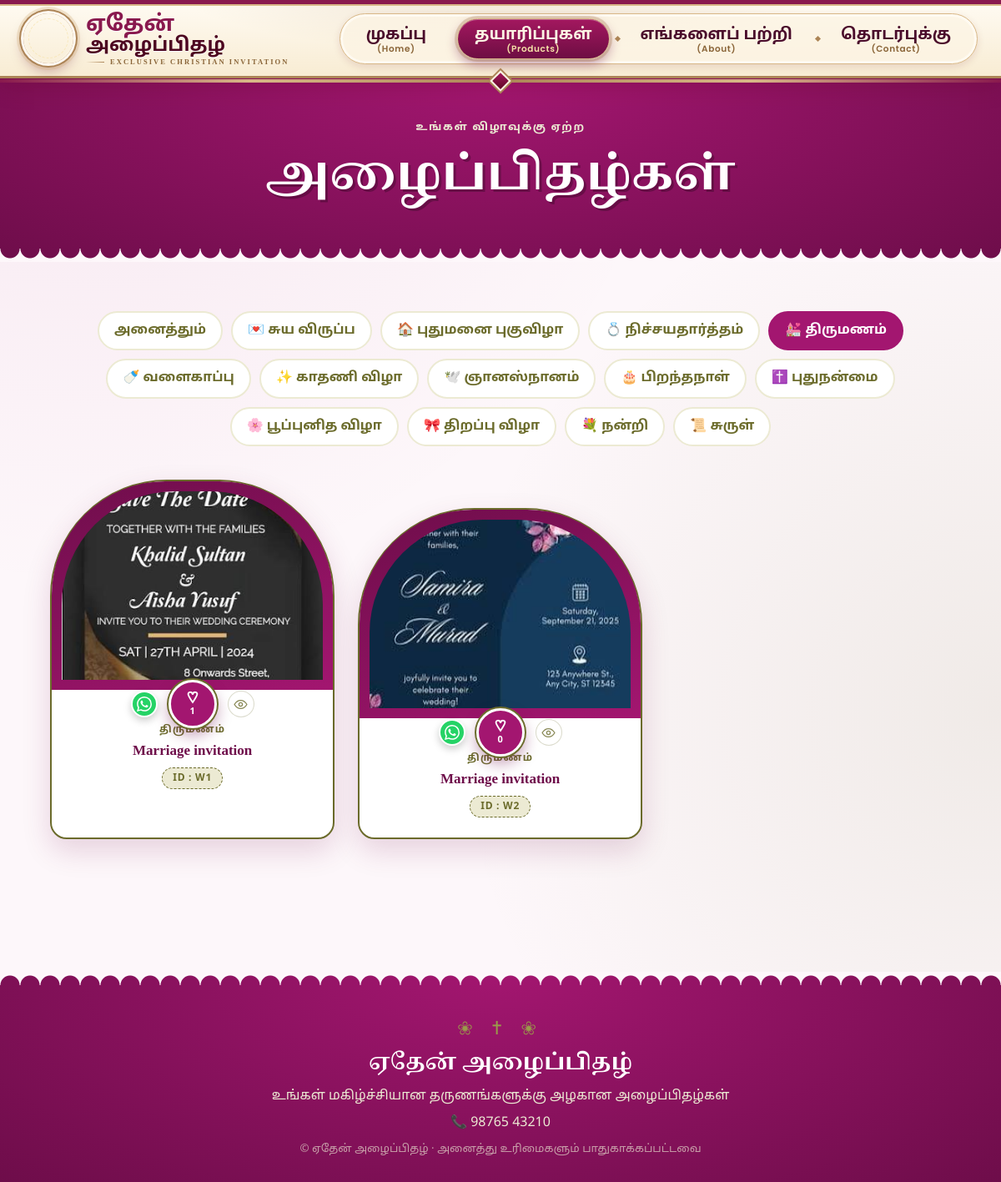
/invitation.php?type=wedding (signed in), run on the app's committed database.
### tables this page shows
CREATE TABLE `cards` (
  `id` int(10) UNSIGNED NOT NULL,
  `code` varchar(10) DEFAULT NULL,
  `type` varchar(30) NOT NULL,
  `name` varchar(200) NOT NULL,
  `description` text DEFAULT NULL,
  `price` decimal(10,2) NOT NULL DEFAULT 0.00,
  `image` varchar(255) DEFAULT NULL,
  `image_back` varchar(255) DEFAULT NULL,
  `heading` varchar(200) DEFAULT NULL,
  `subtitle` varchar(255) DEFAULT NULL,
  `content` text DEFAULT NULL,
  `created_at` timestamp NOT NULL DEFAULT current_timestamp()
);

### includes/db.php (called while the page is built, shortened)
<?php
function db(){static $p=null,$t=false;if($t)return $p;$t=true;
 try{$p=new PDO('mysql:host='.DB_HOST.';dbname='.DB_NAME.';charset=utf8mb4',DB_USER,DB_PASS,[PDO::ATTR_ERRMODE=>PDO::ERRMODE_EXCEPTION,PDO::ATTR_DEFAULT_FETCH_MODE=>PDO::FETCH_ASSOC]);}
 catch(Throwable $e){error_log('ATHEN DB: '.$e->getMessage());$p=null;}
 return $p;}
function price_fmt($v){$v=(float)$v;return '₹'.(fmod($v,1)==0?(string)(int)$v:rtrim(rtrim(number_format($v,2,'.',''),'0'),'.'));}
function row_item($r,$kind){$ty=$GLOBALS['types']??[];
 return ['id'=>(int)$r['id'],'type'=>$r['type']??'','name'=>$r['name'],'desc'=>$r['description']??'','price'=>price_fmt($r['price']),'priceval'=>(float)$r['price'],
  'icon'=>$kind==='b'?'🛍️':($ty[$r['type']][2]??'🎴'),'image'=>$r['image']??null,'image2'=>$r['image_back']??null,'code'=>$r['code']??'','heading'=>$r['heading']??'','subtitle'=>$r['subtitle']??'','content'=>$r['content']??'','extras'=>[]];}
function card_extras($p){$m=[];try{foreach($p->query('SELECT id,card_id,image FROM card_images ORDER BY sort_no,id')->fetchAll() as $r)$m[(int)$r['card_id']][]=['id'=>(int)$r['id'],'image'=>$r['image']];}catch(Throwable $e){}return $m;}
function bag_extras($p){$m=[];try{foreach($p->query('SELECT id,bag_id,image FROM bag_images ORDER BY sort_no,id')->fetchAll() as $r)$m[(int)$r['bag_id']][]=['id'=>(int)$r['id'],'image'=>$r['image']];}catch(Throwable $e){}return $m;}
function db_rows($t){$p=db();if(!$p)return [];$ex=$t==='cards'?card_extras($p):($t==='bags'?bag_extras($p):[]);
 return array_map(function($r)use($t,$ex){$i=row_item($r,$t==='bags'?'b':'c');$i['extras']=$ex[(int)$r['id']]??[];return $i;},$p->query("SELECT * FROM $t ORDER BY id")->fetchAll());}
function db_cards(){return db_rows('cards');}

### includes/store.php (called while the page is built, shortened)
<?php
function store_load(){$d=is_file(STORE)?json_decode(file_get_contents(STORE),true):null;$d=is_array($d)?$d:[];return $d+['likes'=>[],'events'=>[]];}

### includes/data.php (the view, shortened to what this page needs)
<?php
require_once __DIR__.'/config.php';require_once __DIR__.'/store.php';
function h($s){return htmlspecialchars((string)$s,ENT_QUOTES,'UTF-8');}
$types=['personalized'=>['Personalized','சுய விருப்ப','💌'],'housewarming'=>['House Warming','புதுமனை புகுவிழா','🏠'],'betrothal'=>['Betrothal','நிச்சயதார்த்தம்','💍'],'wedding'=>['Wedding','திருமணம்','💒'],'babyshower'=>['Baby Shower','வளைகாப்பு','🍼'],'earpiercing'=>['Ear Piercing','காதணி விழா','✨'],'baptism'=>['Baptism','ஞானஸ்நானம்','🕊️'],'birthday'=>['Birthday','பிறந்தநாள்','🎂'],'communion'=>['Holy Communion','புதுநன்மை','✝️'],'puberty'=>['Puberty Ceremony','பூப்புனித விழா','🌸'],'opening'=>['Opening Ceremony','திறப்பு விழா','🎀'],'thanks'=>['Thank You','நன்றி','💐'],'scroll'=>['Scroll','சுருள்','📜']];
$themes=['wedding'=>['#6E0D4A','#A31670'],'birthday'=>['#A31670','#c24a95'],'housewarming'=>['#4d4d1a','#6B6B2B'],'babyshower'=>['#c24a95','#e08cbf'],'opening'=>['#6B6B2B','#9a9a4a'],'thanks'=>['#6E0D4A','#6B6B2B'],'earpiercing'=>['#A31670','#6B6B2B'],'personalized'=>['#8c2a66','#c24a95'],'betrothal'=>['#6E0D4A','#c24a95'],'baptism'=>['#8a6a1f','#c9a24b'],'communion'=>['#8a6a1f','#b8862c'],'puberty'=>['#a3185f','#e08cbf'],'scroll'=>['#6B6B2B','#b8862c']];
require_once __DIR__.'/db.php';
$cards=db_cards();$bags=db_bags();
$st=store_load();
function wa_btn($c,$kind='c'){
 $base=((!empty($_SERVER['HTTPS'])&&$_SERVER['HTTPS']!=='off')?'https':'http').'://'.($_SERVER['HTTP_HOST']??'localhost').rtrim(str_replace('\\','/',dirname($_SERVER['SCRIPT_NAME']??'')),'/').'/';
 $link=!empty($c['image'])?$base.'share.php?k='.$kind.$c['id']:'';
 $msg="வணக்கம்!\n".($kind==='b'?'இந்தப் பரிசுப் பை எங்களுக்குப் பொருத்தமாக உள்ளது.':'இந்த அழைப்பிதழ் எங்களுக்குப் பொருத்தமாக உள்ளது.')."\nஇதைப் பற்றி மேலும் அறிந்துகொள்ள விரும்புகிறேன்.\nவிவரங்களை அனுப்பவும்.\n".$c['name'].(!empty($c['code'])?' · ID : '.$c['code']:'').($link?"\n".$link:'');
 return '<a class="wa" href="https://wa.me/'.WA_NUMBER.'?text='.rawurlencode($msg).'" target="_blank" rel="noopener" title="WhatsApp" aria-label="WhatsApp"><svg viewBox="0 0 24 24" width="18" height="18" fill="currentColor"><path d="M17.472 14.382c-.297-.149-1.758-.867-2.03-.967-.273-.099-.471-.148-.67.15-.197.297-.767.966-.94 1.164-.173.199-.347.223-.644.075-.297-.15-1.255-.463-2.39-1.475-.883-.788-1.48-1.761-1.653-2.059-.173-.297-.018-.458.13-.606.134-.133.298-.347.446-.52.149-.174.198-.298.298-.497.099-.198.05-.371-.025-.52-.075-.149-.669-1.612-.916-2.207-.242-.579-.487-.5-.669-.51-.173-.008-.371-.01-.57-.01-.198 0-.52.074-.792.372-.272.297-1.04 1.016-1.04 2.479 0 1.462 1.065 2.875 1.213 3.074.149.198 2.096 3.2 5.077 4.487.709.306 1.262.489 1.694.625.712.227 1.36.195 1.871.118.571-.085 1.758-.719 2.006-1.413.248-.694.248-1.289.173-1.413-.074-.124-.272-.198-.57-.347m-5.421 7.403h-.004a9.87 9.87 0 01-5.031-1.378l-.361-.214-3.741.982.998-3.648-.235-.374a9.86 9.86 0 01-1.51-5.26c.001-5.45 4.436-9.884 9.888-9.884 2.64 0 5.122 1.03 6.988 2.898a9.825 9.825 0 012.893 6.994c-.003 5.45-4.437 9.884-9.885 9.884m8.413-18.297A11.815 11.815 0 0012.05 0C5.495 0 .16 5.335.157 11.892c0 2.096.547 4.142 1.588 5.945L.057 24l6.305-1.654a11.882 11.882 0 005.683 1.448h.005c6.554 0 11.89-5.335 11.893-11.893a11.821 11.821 0 00-3.48-8.413Z"/></svg></a>';}
function card_html($c,$kind='c'){global $st,$types,$themes;
 $key=$kind.$c['id'];$n=(int)($st['likes'][$key]??0);
 $t=$kind==='b'?['#4d4d1a','#8c8c3d']:($themes[$c['type']]??['#6E0D4A','#A31670']);
 $lab=$kind==='b'?'பரிசுப் பை':$types[$c['type']][1];
 $idp=!empty($c['code'])?'<span style="display:inline-block;margin-top:6px;padding:2px 12px;border-radius:20px;background:var(--ol-l);color:var(--ol);border:1px dashed var(--ol);font-size:12px;font-weight:700;letter-spacing:.06em">ID : '.h($c['code']).'</span>':'';ob_start();if($kind==='c'){?>
<article class="card cv rv" data-key="<?=$key?>" data-name="<?=h($c['name'])?>" data-img1="<?=h($c['image']??'')?>" data-img2="<?=h($c['image2']??'')?>" style="--c1:<?=$t[0]?>;--c2:<?=$t[1]?>">
<div class="ph"><?php if(!empty($c['image'])): ?><img src="<?=h($c['image'])?>" alt="<?=h($c['name'])?>" style="width:100%;height:100%;object-fit:cover;display:block;border-radius:inherit"><?php else: ?><div class="fr"><i><?=$c['icon']?></i><span><?=h($c['name'])?></span></div><?php endif; ?></div>
<button class="lk seal" type="button" data-key="<?=$key?>" title="லைக்"><span>♡</span><em><?=$n?></em></button><?=wa_btn($c,$kind)?>
<?php if(!empty($c['image'])): ?><button class="ev" type="button" title="பார்க்க" aria-label="பார்க்க"><svg viewBox="0 0 24 24" width="17" height="17" fill="none" stroke="currentColor" stroke-width="1.8" stroke-linecap="round" stroke-linejoin="round"><path d="M1.5 12S5.5 5 12 5s10.5 7 10.5 7-4 7-10.5 7S1.5 12 1.5 12Z"/><circle cx="12" cy="12" r="3"/></svg></button><?php endif; ?>
<div class="b"><small><?=h($lab)?></small><b><?=h($c['name'])?></b><?=$idp?></div></article>
<?php return ob_get_clean();}?>
<?php return ob_get_clean();}

### invitation.php (shortened to what this page needs)
<?php $page='products'; include 'includes/header.php'; $sel=$_GET['type']??'';
$grp=['others'=>['welcome','thanks']];
$list=array_filter($cards,fn($c)=>$sel===''||(isset($grp[$sel])?in_array($c['type'],$grp[$sel]):$c['type']===$sel)); ?>
<div class="phead"><small>உங்கள் விழாவுக்கு ஏற்ற</small><h1>அழைப்பிதழ்கள்</h1></div>
<div class="wrap">
<div class="sec"><div class="chips"><a class="<?=$sel===''?'on':''?>" href="invitation.php">அனைத்தும்</a>
<?php foreach($types as $k=>$t): ?><a class="<?=$sel===$k?'on':''?>" href="invitation.php?type=<?=$k?>"><?=$t[2]?> <?=h($t[1])?></a><?php endforeach; ?></div>
<div class="grid"><?php foreach($list as $c) echo card_html($c,'c'); ?></div>
<?php if(!$list): ?><p class="empty">இந்த வகையில் அழைப்பிதழ்கள் இன்னும் சேர்க்கப்படவில்லை.</p><?php endif; ?></div>
</div><div class="cvw" id="cvw"><div class="cvb"><button class="cvx" type="button" aria-label="Close">✕</button><h3 id="cvn"></h3><div class="cvi" id="cvi"></div></div></div>
<?php include 'includes/footer.php'; ?>

### includes/footer.php (shortened to what this page needs)
<footer><div class="orn">❀ ✝ ❀</div><b>ஏதேன் அழைப்பிதழ்</b><p>உங்கள் மகிழ்ச்சியான தருணங்களுக்கு அழகான அழைப்பிதழ்கள்</p><p>📞 98765 43210</p><small>© ஏதேன் அழைப்பிதழ் · அனைத்து உரிமைகளும் பாதுகாக்கப்பட்டவை</small></footer>
<div class="toast" id="toast"></div><script src="assets/user.js"></script></body></html>

### assets/user.css (style rules this page uses)
:root { --fu:#A31670;--fu-d:#6E0D4A;--fu-l:#c24a95;--fu-p:#f9e3ef;--ol:#6B6B2B;--ol-d:#4a4a1a;--ol-m:#9a9a4a;--ol-l:#ECEAD3;--bg:#FDF7FA;--ink:#3A1830 }
* { box-sizing:border-box }
html { scroll-behavior:smooth }
body { margin:0;font-family:'Noto Sans Tamil','Latha',system-ui,sans-serif;color:var(--ink);line-height:1.7;background:radial-gradient(circle at 10% 0,rgba(163,22,112,.07),transparent 40%),radial-gradient(circle at 100% 60%,rgba(107,107,43,.09),transparent 45%),var(--bg) }
a { text-decoration:none;color:inherit }
.hero:after,.phead:after,footer:before { content:'';position:absolute;left:0;right:0;bottom:-1px;height:16px;background:radial-gradient(circle at 12px 0,transparent 11px,var(--bg) 12px) repeat-x;background-size:24px 16px }
.wrap { padding:60px 5vw;max-width:1280px;margin:auto }
.sec { margin-bottom:70px }
.ttl small,.phead small { display:block;color:var(--ol);font-weight:700;letter-spacing:.12em;font-size:13px }
.phead { position:relative;text-align:center;padding:48px 5vw 54px;background:radial-gradient(ellipse at 50% 0,var(--fu),var(--fu-d));color:#fff }
.phead small { color:var(--ol-l) }
.phead h1 { margin:0;font-family:'Noto Serif Tamil',serif;font-size:clamp(32px,5.5vw,56px);font-weight:900;text-shadow:3px 3px 0 rgba(0,0,0,.25) }
.grid { display:grid;grid-template-columns:repeat(auto-fill,minmax(250px,1fr));gap:34px 28px;margin-top:40px }
@media (min-width:700px) { .grid .card:nth-child(even) { margin-top:34px } }
.card { position:relative;background:#fff;border-radius:140px 140px 20px 20px;border:2px solid var(--ol);box-shadow:0 14px 34px rgba(110,13,74,.16);transition:transform .35s,box-shadow .35s;cursor:pointer;transform:perspective(900px) rotateX(var(--rx,0)) rotateY(var(--ry,0)) }
.card .ph { position:relative;height:250px;padding:12px;border-radius:136px 136px 0 0;background:linear-gradient(160deg,var(--c1),var(--c2));overflow:hidden }
.card .ph:after { content:'';position:absolute;top:0;left:-80%;width:50%;height:100%;background:linear-gradient(100deg,transparent,rgba(255,255,255,.35),transparent);transform:skewX(-20deg);transition:.9s }
.card .b { padding:34px 20px 18px;text-align:center }
.card .b>small { color:var(--ol);font-weight:700;font-size:12px;letter-spacing:.1em }
.card .b b { display:block;font-family:'Noto Serif Tamil',serif;font-size:17px;color:var(--fu-d);line-height:1.5 }
.lk { display:inline-flex;align-items:center;justify-content:center;gap:6px;background:#fff;border:2px solid var(--fu);color:var(--fu);padding:6px 14px;border-radius:30px;font:inherit;font-weight:700;cursor:pointer;transition:.2s }
.lk span { font-size:18px;line-height:1 }
.lk em { font-style:normal;font-size:13px }
.lk.seal { position:absolute;left:50%;top:238px;transform:translateX(-50%);width:58px;height:58px;padding:0;flex-direction:column;gap:0;border-radius:50%;background:var(--fu);color:#fff;border:3px solid #fff;box-shadow:0 0 0 2px var(--ol),0 8px 18px rgba(110,13,74,.4);z-index:3 }
.lk.seal span { font-size:19px }
.lk.seal em { font-size:11px;line-height:1 }
.chips { display:flex;gap:10px;flex-wrap:wrap;justify-content:center }
.chips a { padding:8px 18px;border-radius:30px;border:2px solid var(--ol-l);background:#fff;font-weight:600;color:var(--ol);transition:.2s }
.chips a.on { background:var(--fu);border-color:var(--fu);color:#fff }
footer { position:relative;margin-top:30px;background:radial-gradient(ellipse at 50% 0,var(--fu),var(--fu-d));color:var(--ol-l);text-align:center;padding:50px 5vw 26px }
footer:before { top:-1px;bottom:auto;transform:scaleY(-1) }
footer .orn { color:var(--ol-m);font-size:22px;letter-spacing:.4em }
footer b { display:block;font-family:'Noto Serif Tamil',serif;font-size:26px;color:#fff }
footer p { margin:4px 0 }
footer small { opacity:.65 }
.js .rv { opacity:0;transform:translateY(30px);transition:opacity .8s,transform .8s }
.js .rv.in { opacity:1 }
.js .card.rv.in { transform:perspective(900px) rotateX(var(--rx,0)) rotateY(var(--ry,0));transition:transform .35s,box-shadow .35s,opacity .8s }
.card .wa { position:absolute;left:calc(50% - 74px);top:251px;width:32px;height:32px;border-radius:50%;display:grid;place-items:center;background:#25D366;color:#fff;border:2px solid #fff;box-shadow:0 4px 10px rgba(0,0,0,.2);z-index:3;transition:.2s }

### includes/navbar.php (style rules this page uses)
html:has(.an-nav),html:has(.an-nav) body { overflow-x:clip!important }

### data on the page
cards: image (picture), id "1", type "திருமணம்", name "Marriage invitation", code "W1"
cards: image (picture), id "0", type "திருமணம்", name "Marriage invitation", code "W2"

### other printed values
$i[1] "முகப்பு"
$i[3] "Home"
$i[1] "தயாரிப்புகள்"
$i[3] "Products"
$i[1] "எங்களைப் பற்றி"
$i[3] "About"
$i[1] "தொடர்புக்கு"
$i[3] "Contact"
$t[2] "💌"
$t[1] "சுய விருப்ப"
$t[2] "🏠"
$t[1] "புதுமனை புகுவிழா"
$t[2] "💍"
$t[1] "நிச்சயதார்த்தம்"
$t[2] "💒"
